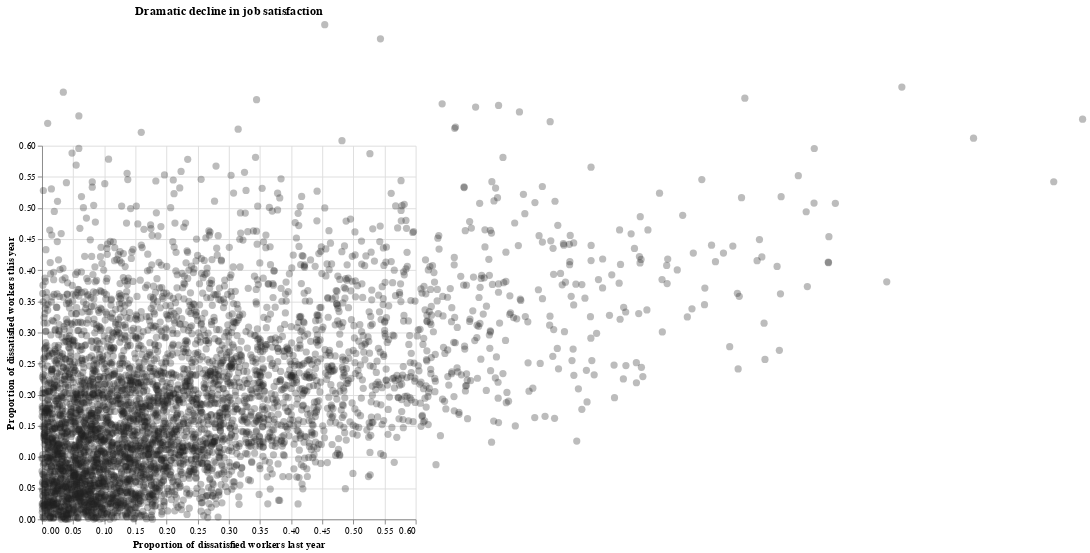

Notebook source saved alongside this figure:
### Markdown cell above
<div class="alert alert-info" style="color:black">

### Question 1.2
rubric={accuracy:2}

<h4>Python</h4>
<p>Recreate the Altair version of the plot. Your plot should look as close as possible to mine in the image above.</p>
    
</div>

### Code cell
# YOUR ANSWER HERE
import altair as alt
import pandas as pd
alt.data_transformers.enable('default')
# Load the data
df_cities = pd.read_csv('.//data//cities-job-satisfaction.csv')

# Recreate the campaign plot
q1_2_plot = alt.Chart(df_cities).mark_circle(
    opacity=0.3,
    color='#222222',
    size=60
).encode(
    alt.X('last_year:Q', 
          title='Proportion of dissatisfied workers last year',
          scale=alt.Scale(domain=[0, 0.6])),
    alt.Y('this_year:Q', 
          title='Proportion of dissatisfied workers this year',
          scale=alt.Scale(domain=[0, 0.6]))
).properties(
    title='Dramatic decline in job satisfaction',
    width=400,
    height=400
).configure_axis(
    grid=True
).configure_view(
    strokeWidth=0
)

q1_2_plot

### Figure 1 — Vega-Lite specification as saved in the notebook (floating-point values rounded to 4 significant figures; data arrays with more than 128 entries replaced by an {"elided": "..."} marker saying what was removed)
{"$schema": "https://vega.github.io/schema/vega-lite/v5.20.1.json", "config": {"axis": {"grid": true}, "view": {"continuousHeight": 300, "continuousWidth": 300, "strokeWidth": 0}}, "data": {"name": "data-8f1472d47e0d8175d59d892702517ca1"}, "datasets": {"data-8f1472d47e0d8175d59d892702517ca1": {"elided": "4495 records"}}, "encoding": {"x": {"field": "last_year", "scale": {"domain": [0, 0.6]}, "title": "Proportion of dissatisfied workers last year", "type": "quantitative"}, "y": {"field": "this_year", "scale": {"domain": [0, 0.6]}, "title": "Proportion of dissatisfied workers this year", "type": "quantitative"}}, "height": 400, "mark": {"color": "#222222", "opacity": 0.3, "size": 60, "type": "circle"}, "title": "Dramatic decline in job satisfaction", "width": 400}
